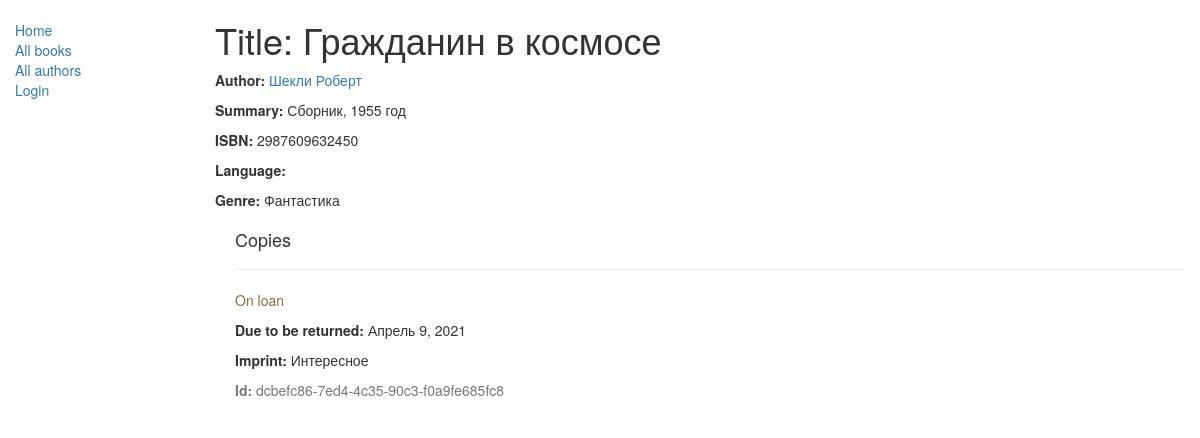
/catalog/book/3, run on an earlier commit of the app's database.
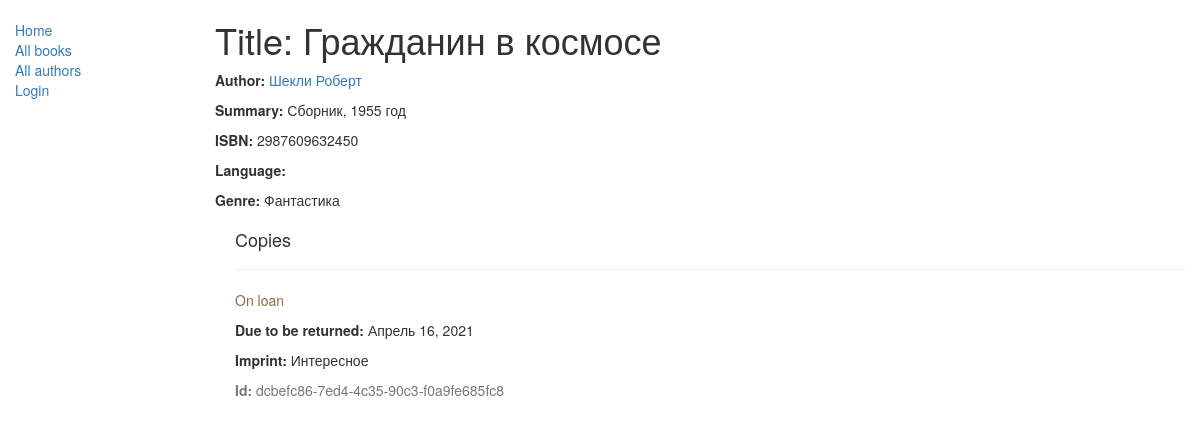
And on a later commit of the database.
### catalog/models.py (models this page shows, shortened)
class Book(models.Model):
    title = models.CharField(max_length=200)
    author = models.ForeignKey('Author', on_delete=models.SET_NULL, null=True)
    summary = models.TextField(max_length=1000, help_text='Enter a brief description of the book')
    isbn = models.CharField('ISBN', max_length=13, help_text='13 Character <a href="https://www.isbn-international.org/content/what-isbn">ISBN number</a>')
    genre = models.ManyToManyField(Genre, help_text='Select a genre for this book')
    def display_genre(self):
        return ', '.join([genre.name for genre in self.genre.all()[:3]])
    display_genre.short_description = 'Genre'

class Author(models.Model):
    first_name = models.CharField(max_length=100)
    last_name = models.CharField(max_length=100)
    date_of_birth = models.DateField(null=True, blank=True)
    date_of_death = models.DateField('Died', null=True, blank=True)
    def __str__(self):
        return f'{self.last_name} {self.first_name}'

class Genre(models.Model):
    name = models.CharField(max_length=200, help_text='Enter a book genre (e.g. Science Fiction, French Poetry etc.)')
    def __str__(self):
        return self.name

class BookInstance(models.Model):
    id = models.UUIDField(primary_key=True, default=uuid.uuid4, help_text='Unique ID for this particular book across whole library')
    book = models.ForeignKey(Book, on_delete=models.SET_NULL, null=True)
    imprint = models.CharField(max_length=200)
    due_back = models.DateField(null=True, blank=True)
    borrower = models.ForeignKey(User, on_delete=models.SET_NULL, null=True, blank=True)
    LOAN_STATUS = (
        ('m', 'Maintenance'),
        ('o', 'On loan'),
        ('a', 'Available'),
        ('r', 'Reserved'),
    )
    status = models.CharField(max_length=1, choices=LOAN_STATUS, blank=True, default='m', help_text='Book availability')
    class Meta:
        ordering = ['due_back']
        permissions = (("can_mark_returned", "Set book as returned"),)

### catalog/views.py (the view)
# urls.py: path('book/<int:pk>', views.BookDetailView.as_view(), name='book-detail'),
class BookDetailView(DetailView):
    model = Book

### catalog/templates/catalog/book_detail.html
{% extends "base_generic.html" %}
{% block content %}
  <h1>Title: {{ book.title }}</h1>
  <p><strong>Author:</strong> <a href="{% url 'author-detail' book.author.pk %}">{{ book.author }}</a></p>
  <p><strong>Summary:</strong> {{ book.summary }}</p>
  <p><strong>ISBN:</strong> {{ book.isbn }}</p>
  <p><strong>Language:</strong> {{ book.language }}</p>
  <p><strong>Genre:</strong> {% for genre in book.genre.all %} {{ genre }}{% if not forloop.last %}, {% endif %}{% endfor %}</p>
  <div style="margin-left:20px;margin-top:20px">
    <h4>Copies</h4>
    {% for copy in book.bookinstance_set.all %}
    <hr>
    <p class="{% if copy.status == 'a' %}text-success{% elif copy.status == 'd' %}text-danger{% else %}text-warning{% endif %}">{{ copy.get_status_display }}</p>
    {% if copy.status != 'a' %}<p><strong>Due to be returned:</strong> {{copy.due_back}}</p>{% endif %}
    <p><strong>Imprint:</strong> {{copy.imprint}}</p>
    <p class="text-muted"><strong>Id:</strong> {{copy.id}}</p>
    {% endfor %}
  </div>
{% endblock %}

### catalog/templates/base_generic.html (shortened to what this page needs)
<!DOCTYPE html>
<html lang="en">
<head>
  <link rel="stylesheet" href="https://maxcdn.bootstrapcdn.com/bootstrap/3.3.7/css/bootstrap.min.css">
  {% load static %}
  <link rel="stylesheet" href="{% static 'css/styles.css' %}">
</head>
<body>
  <div class="container-fluid">
    <div class="row">
      <div class="col-sm-2">
      {% block sidebar %}
      <ul class="sidebar-nav">
          <li><a href="{% url 'index' %}">Home</a></li>
          <li><a href="{% url 'books' %}">All books</a></li>
          <li><a href="{% url 'authors' %}">All authors</a></li>
          {% if user.is_authenticated %}
          <li>User: {{ user.get_username }}</li>
          <li><a href="{% url 'my-borrowed' %}">My Borrowed</a></li>
          <li><a href="{% url 'logout'%}?next={{request.path}}">Logout</a></li>
          {% else %}
          <li><a href="{% url 'login'%}?next={{request.path}}">Login</a></li>
   {% endif %}
      </ul>
     {% endblock %}
      </div>
      <div class="col-sm-10 ">
      {% block content %}{% endblock %}
      </div>
    </div>
  </div>
</body>
</html>

### catalog/static/css/styles.css (style rules this page uses)
.sidebar-nav { margin-top: 20px; padding: 0; list-style: none; }

What changed in the data, as far as the page shows it:
changed BookInstance "On loan": due_back "Апрель 9, 2021" → "Апрель 16, 2021"
